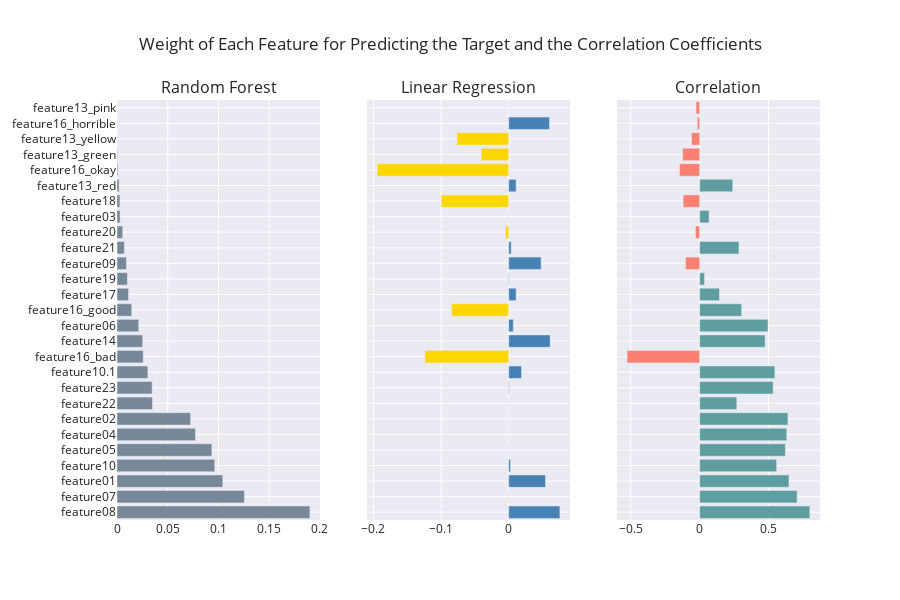

The notebook cell saved with this chart:
### Markdown cell above
https://plotly.com/python/subplots/

https://stackoverflow.com/questions/62982784/plotly-bar-chart-change-color-based-on-positive-negative-value-python

### Code cell
importances['Color_reg'] = np.where(importances['Linear coefficient'] < 0, 'gold', 'steelblue')
importances['Color_cor'] = np.where(importances['Correlation coef'] < 0, 'salmon', 'cadetblue')

fig = make_subplots(rows=1, cols=3, shared_yaxes=True,  
                    subplot_titles=('Random Forest', 'Linear Regression', 'Correlation'))

fig.add_trace(go.Bar(y=importances['Feature'], x=importances['Correlation coef'],orientation='h',
                  marker_color=importances['Color_cor']
                    ),
              1, 3)

fig.add_trace(go.Bar(y=importances['Feature'], x=importances['RF feature importance'],orientation='h',
                  marker_color='lightslategray'
                    ),
              1, 1)

fig.add_trace(go.Bar(y=importances['Feature'], x=importances['Linear coefficient'],orientation='h', 
            marker_color=importances['Color_reg']
                   ),
              1, 2)

fig.update_layout(height=600, 
                  title_text = "Weight of Each Feature for Predicting the Target and the Correlation Coefficients", 
                  template = 'seaborn', showlegend=False)
fig

### Figure 1 — Plotly figure (JSON) as saved in the notebook; plotly's stock layout.template omitted (floating-point values rounded to 4 significant figures)
{"data": [{"marker": {"color": ["cadetblue", "cadetblue", "cadetblue", "cadetblue", "cadetblue", "cadetblue", "cadetblue", "cadetblue", "cadetblue", "cadetblue", "salmon", "cadetblue", "cadetblue", "cadetblue", "cadetblue", "cadetblue", "salmon", "cadetblue", "salmon", "cadetblue", "salmon", "cadetblue", "salmon", "salmon", "salmon", "salmon", "salmon"]}, "orientation": "h", "type": "bar", "x": [0.7993, 0.7068, 0.6478, 0.5584, 0.6217, 0.6322, 0.6404, 0.2694, 0.533, 0.5456, -0.5267, 0.4746, 0.4955, 0.3045, 0.1439, 0.03526, -0.1017, 0.2851, -0.03057, 0.0684, -0.1198, 0.2399, -0.1467, -0.1239, -0.05937, -0.01696, -0.02632], "xaxis": "x3", "y": ["feature08", "feature07", "feature01", "feature10", "feature05", "feature04", "feature02", "feature22", "feature23", "feature10.1", "feature16_bad", "feature14", "feature06", "feature16_good", "feature17", "feature19", "feature09", "feature21", "feature20", "feature03", "feature18", "feature13_red", "feature16_okay", "feature13_green", "feature13_yellow", "feature16_horrible", "feature13_pink"], "yaxis": "y3"}, {"marker": {"color": "lightslategray"}, "orientation": "h", "type": "bar", "x": [0.1902, 0.1256, 0.1043, 0.09635, 0.09351, 0.07738, 0.07255, 0.03499, 0.03466, 0.03042, 0.02585, 0.02529, 0.02139, 0.01452, 0.01138, 0.01028, 0.009288, 0.007245, 0.005608, 0.003013, 0.002817, 0.002094, 0.0008215, 0.0003756, 8.346e-05, 2.574e-06, 0], "xaxis": "x", "y": ["feature08", "feature07", "feature01", "feature10", "feature05", "feature04", "feature02", "feature22", "feature23", "feature10.1", "feature16_bad", "feature14", "feature06", "feature16_good", "feature17", "feature19", "feature09", "feature21", "feature20", "feature03", "feature18", "feature13_red", "feature16_okay", "feature13_green", "feature13_yellow", "feature16_horrible", "feature13_pink"], "yaxis": "y"}, {"marker": {"color": ["steelblue", "steelblue", "steelblue", "steelblue", "steelblue", "steelblue", "steelblue", "steelblue", "steelblue", "steelblue", "gold", "steelblue", "steelblue", "gold", "steelblue", "steelblue", "steelblue", "steelblue", "gold", "gold", "gold", "steelblue", "gold", "gold", "gold", "steelblue", "steelblue"]}, "orientation": "h", "type": "bar", "x": [0.07573, 9.621e-05, 0.05439, 0.002725, 0.0001367, 8.735e-05, 6.759e-05, 8.412e-05, 0.0007085, 0.01901, -0.1239, 0.0613, 0.006765, -0.08437, 0.01095, 0.0007086, 0.04794, 0.003667, -0.004787, -0.0002081, -0.09974, 0.01099, -0.1947, -0.04065, -0.07661, 0.0603, 4.163e-17], "xaxis": "x2", "y": ["feature08", "feature07", "feature01", "feature10", "feature05", "feature04", "feature02", "feature22", "feature23", "feature10.1", "feature16_bad", "feature14", "feature06", "feature16_good", "feature17", "feature19", "feature09", "feature21", "feature20", "feature03", "feature18", "feature13_red", "feature16_okay", "feature13_green", "feature13_yellow", "feature16_horrible", "feature13_pink"], "yaxis": "y2"}], "layout": {"annotations": [{"font": {"size": 16}, "showarrow": false, "text": "Random Forest", "x": 0.1444, "xanchor": "center", "xref": "paper", "y": 1, "yanchor": "bottom", "yref": "paper"}, {"font": {"size": 16}, "showarrow": false, "text": "Linear Regression", "x": 0.5, "xanchor": "center", "xref": "paper", "y": 1, "yanchor": "bottom", "yref": "paper"}, {"font": {"size": 16}, "showarrow": false, "text": "Correlation", "x": 0.8556, "xanchor": "center", "xref": "paper", "y": 1, "yanchor": "bottom", "yref": "paper"}], "height": 600, "showlegend": false, "title": {"text": "Weight of Each Feature for Predicting the Target and the Correlation Coefficients"}, "xaxis": {"anchor": "y", "domain": [0, 0.2889]}, "xaxis2": {"anchor": "y2", "domain": [0.3556, 0.6444]}, "xaxis3": {"anchor": "y3", "domain": [0.7111, 1]}, "yaxis": {"anchor": "x", "domain": [0, 1]}, "yaxis2": {"anchor": "x2", "domain": [0, 1], "matches": "y", "showticklabels": false}, "yaxis3": {"anchor": "x3", "domain": [0, 1], "matches": "y", "showticklabels": false}}}
